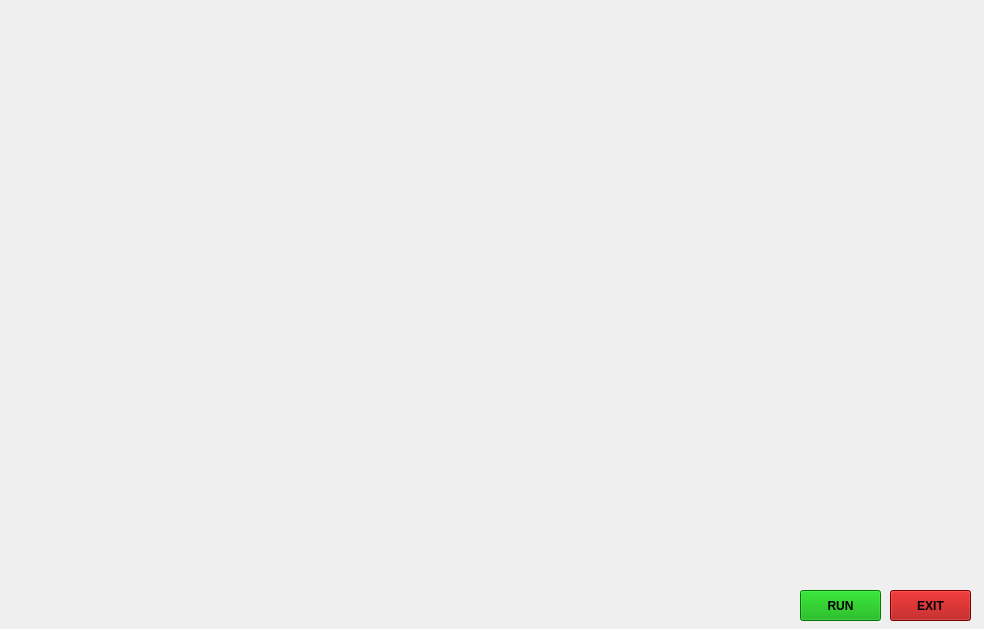
<?xml version="1.0" encoding="UTF-8"?>
<ui version="4.0">
 <class>MainWindow</class>
 <widget class="QMainWindow" name="MainWindow">
  <property name="geometry">
   <rect>
    <x>0</x>
    <y>0</y>
    <width>984</width>
    <height>629</height>
   </rect>
  </property>
  <property name="windowTitle">
   <string>MainWindow</string>
  </property>
  <widget class="QWidget" name="centralwidget">
   <widget class="QLabel" name="label">
    <property name="geometry">
     <rect>
      <x>0</x>
      <y>0</y>
      <width>991</width>
      <height>681</height>
     </rect>
    </property>
    <property name="text">
     <string/>
    </property>
    <property name="pixmap">
     <pixmap>../../Pictures/Saved Pictures/parhelic_triangle-800-600_800.gif</pixmap>
    </property>
    <property name="scaledContents">
     <bool>true</bool>
    </property>
   </widget>
   <widget class="QPushButton" name="Run">
    <property name="geometry">
     <rect>
      <x>800</x>
      <y>590</y>
      <width>81</width>
      <height>31</height>
     </rect>
    </property>
    <property name="font">
     <font>
      <weight>75</weight>
      <bold>true</bold>
     </font>
    </property>
    <property name="styleSheet">
     <string notr="true">background-color: rgb(0, 170, 0);</string>
    </property>
    <property name="text">
     <string>RUN</string>
    </property>
   </widget>
   <widget class="QPushButton" name="pushButton_2">
    <property name="geometry">
     <rect>
      <x>890</x>
      <y>590</y>
      <width>81</width>
      <height>31</height>
     </rect>
    </property>
    <property name="font">
     <font>
      <weight>75</weight>
      <bold>true</bold>
     </font>
    </property>
    <property name="styleSheet">
     <string notr="true">background-color: rgb(170, 0, 0);</string>
    </property>
    <property name="text">
     <string>EXIT</string>
    </property>
   </widget>
   <widget class="QLabel" name="label_2">
    <property name="geometry">
     <rect>
      <x>0</x>
      <y>0</y>
      <width>181</width>
      <height>151</height>
     </rect>
    </property>
    <property name="text">
     <string/>
    </property>
    <property name="pixmap">
     <pixmap>../../Pictures/Saved Pictures/tumblr_52f62a0fe6cd83c8bb5c98e71eaa7795_b38226ed_500.gif</pixmap>
    </property>
    <property name="scaledContents">
     <bool>true</bool>
    </property>
   </widget>
   <widget class="QTextBrowser" name="textBrowser">
    <property name="geometry">
     <rect>
      <x>120</x>
      <y>430</y>
      <width>161</width>
      <height>41</height>
     </rect>
    </property>
    <property name="font">
     <font>
      <family>Lucida Handwriting</family>
      <pointsize>16</pointsize>
     </font>
    </property>
    <property name="styleSheet">
     <string notr="true">background:transparent;
border-radius:none;</string>
    </property>
   </widget>
   <widget class="QTextBrowser" name="textBrowser_2">
    <property name="geometry">
     <rect>
      <x>550</x>
      <y>70</y>
      <width>161</width>
      <height>41</height>
     </rect>
    </property>
    <property name="font">
     <font>
      <family>Lucida Handwriting</family>
      <pointsize>16</pointsize>
     </font>
    </property>
    <property name="styleSheet">
     <string notr="true">background:transparent;
border-radius:none;</string>
    </property>
   </widget>
   <widget class="QLabel" name="label_3">
    <property name="geometry">
     <rect>
      <x>820</x>
      <y>360</y>
      <width>141</width>
      <height>131</height>
     </rect>
    </property>
    <property name="text">
     <string/>
    </property>
    <property name="pixmap">
     <pixmap>../../Pictures/Saved Pictures/tumblr_e225aa99cb99ad35c4996c028cef81a3_67437bf5_500.gif</pixmap>
    </property>
    <property name="scaledContents">
     <bool>true</bool>
    </property>
   </widget>
  </widget>
 </widget>
 <resources/>
 <connections/>
</ui>
